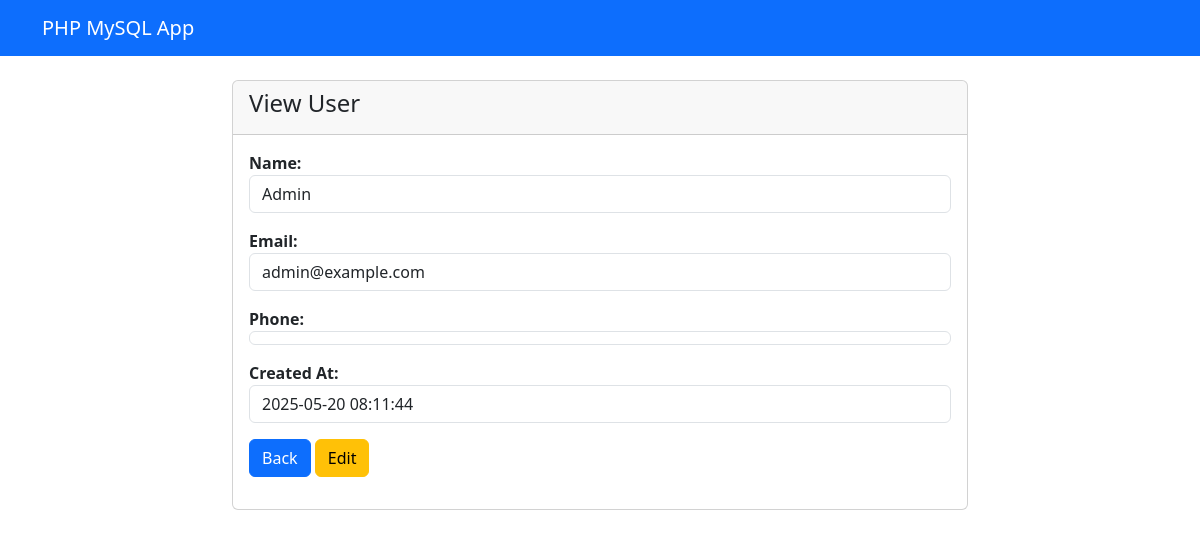
Page /view.php?id=1 on the committed database.
### tables this page shows
CREATE TABLE IF NOT EXISTS users (
    id INT AUTO_INCREMENT PRIMARY KEY,
    name VARCHAR(100) NOT NULL,
    email VARCHAR(100) NOT NULL UNIQUE,
    password VARCHAR(255) NOT NULL,
    phone VARCHAR(20),
    address TEXT,
    role ENUM('admin', 'customer') NOT NULL DEFAULT 'customer',
    created_at TIMESTAMP DEFAULT CURRENT_TIMESTAMP
);

### view.php (the view, shortened to what this page needs)
<?php
require_once "config.php";
if (isset($_GET["id"]) && !empty(trim($_GET["id"]))) {
    $id = trim($_GET["id"]);
    $sql = "SELECT * FROM users WHERE id = ?";
    if ($stmt = $conn->prepare($sql)) {
        $stmt->bind_param("i", $id);
        if ($stmt->execute()) {
            $result = $stmt->get_result();
            if ($result->num_rows == 1) {
                $row = $result->fetch_array(MYSQLI_ASSOC);
                $name = $row["name"];
                $email = $row["email"];
                $phone = $row["phone"];
                $created_at = $row["created_at"];
            } else {
                header("location: error.php");
                exit();
            }
        } else {
            echo "Oops! Something went wrong. Please try again later.";
        }
    }
} else {
    header("location: error.php");
    exit();
}
?>
<!DOCTYPE html>
<html lang="en">
<head>
    <link href="https://cdn.jsdelivr.net/npm/bootstrap@5.3.0/dist/css/bootstrap.min.css" rel="stylesheet">
    <link rel="stylesheet" href="https://cdn.jsdelivr.net/npm/bootstrap-icons@1.11.0/font/bootstrap-icons.css">
</head>
<body>
    <nav class="navbar navbar-expand-lg navbar-dark bg-primary">
        <div class="container">
            <a class="navbar-brand" href="index.php">PHP MySQL App</a>
        </div>
    </nav>
    <div class="container mt-4">
        <div class="row">
            <div class="col-md-8 mx-auto">
                <div class="card">
                    <div class="card-header">
                        <h4>View User</h4>
                    </div>
                    <div class="card-body">
                        <div class="mb-3">
                            <label class="fw-bold">Name:</label>
                            <p class="form-control"><?php echo $name; ?></p>
                        </div>
                        <div class="mb-3">
                            <label class="fw-bold">Email:</label>
                            <p class="form-control"><?php echo $email; ?></p>
                        </div>
                        <div class="mb-3">
                            <label class="fw-bold">Phone:</label>
                            <p class="form-control"><?php echo $phone; ?></p>
                        </div>
                        <div class="mb-3">
                            <label class="fw-bold">Created At:</label>
                            <p class="form-control"><?php echo $created_at; ?></p>
                        </div>
                        <p>
                            <a href="index.php" class="btn btn-primary">Back</a>
                            <a href="edit.php?id=<?php echo $id; ?>" class="btn btn-warning">Edit</a>
                        </p>
                    </div>
                </div>
            </div>
        </div>
    </div>
</body>
</html>

### rows in the picture
users: name "Admin", email "admin@example.com", created_at "2025-05-20 08:11:44"
